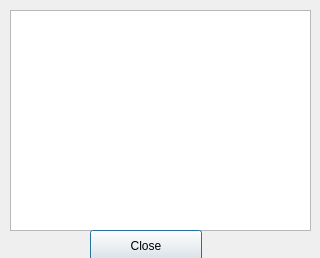
<?xml version="1.0" encoding="UTF-8"?>
<ui version="4.0">
 <class>SoldItems</class>
 <widget class="QDialog" name="SoldItems">
  <property name="windowModality">
   <enum>Qt::WindowModal</enum>
  </property>
  <property name="geometry">
   <rect>
    <x>0</x>
    <y>0</y>
    <width>320</width>
    <height>258</height>
   </rect>
  </property>
  <property name="windowTitle">
   <string>Sold Items</string>
  </property>
  <widget class="QTableView" name="tableView">
   <property name="geometry">
    <rect>
     <x>10</x>
     <y>10</y>
     <width>301</width>
     <height>221</height>
    </rect>
   </property>
  </widget>
  <widget class="QPushButton" name="pushButton">
   <property name="geometry">
    <rect>
     <x>90</x>
     <y>230</y>
     <width>112</width>
     <height>32</height>
    </rect>
   </property>
   <property name="text">
    <string>Close</string>
   </property>
  </widget>
 </widget>
 <resources/>
 <connections/>
</ui>
